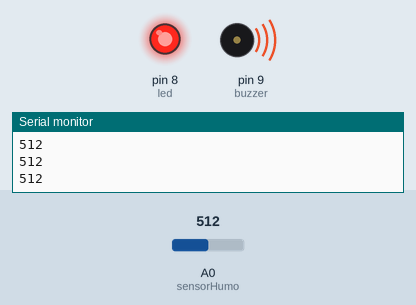
This sketch was run on a simulated Arduino Uno, built with avr-gcc and run on an emulated ATmega328P. Shown: output pins drawn as LEDs (lit = HIGH), buzzer (waves = sounding, pin HIGH), the last lines printed to the serial monitor. The inputs (shaded band) are chosen by the test bench; at power-on: A0 (sensorHumo) = 512.

Above: at 1.3 s.
1.4 s: A0 (sensorHumo) set to 310
2.9 s: A0 (sensorHumo) set to 286
At 4.0 s:
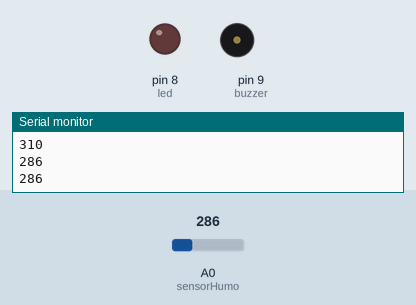
4.5 s: A0 (sensorHumo) set to 306
At 5.2 s:
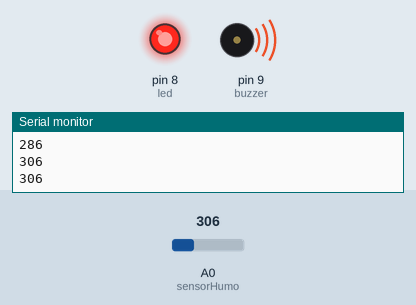
6.0 s: A0 (sensorHumo) set to 290
At 6.4 s:
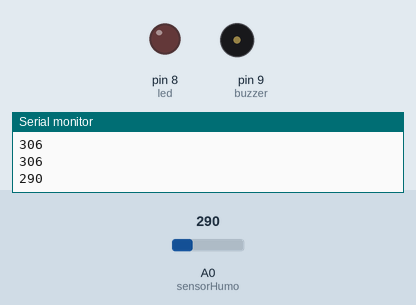
Timing chart, 0 to 8.5 s (numbered marks = the images above; inputs shaded):
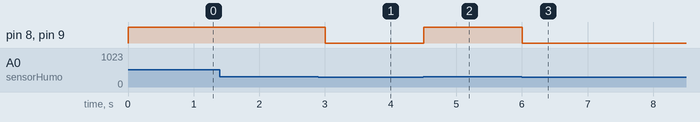

Measured:
- the behaviour switches between 301 and 300 on A0 (sensorHumo) (found by bisection; images 0 and 1)
- after the input at 2.9 s, pin 8 (led), pin 9 (buzzer): HIGH → LOW after 0.10 s
- after the input at 4.5 s, pin 8 (led), pin 9 (buzzer): LOW → HIGH at once
- after the input at 6.0 s, pin 8 (led), pin 9 (buzzer): HIGH → LOW at once

The sketch:

sketch.ino
```cpp
int sensorHumo = A0;
int led = 8;
int buzzer = 9;

void setup() {
  // declaramos los pines, salidas
pinMode(led, OUTPUT);
pinMode(buzzer, OUTPUT);
Serial.begin(9600);
}

void loop() {
int valorHumo = analogRead(sensorHumo);
Serial.println(valorHumo);
// Si el valor del humo es mayor a 300 se enciende la luz y el buzzer
if (valorHumo > 300) {
//se enciende la luz
digitalWrite(led, HIGH);
//se enciende el buzzer
digitalWrite(buzzer, HIGH);

} else {
// la luz se mantiene apagada
digitalWrite(led, LOW);
//el buzzer se mantiene apagado
digitalWrite(buzzer, LOW);
}

delay(500);
}
```
